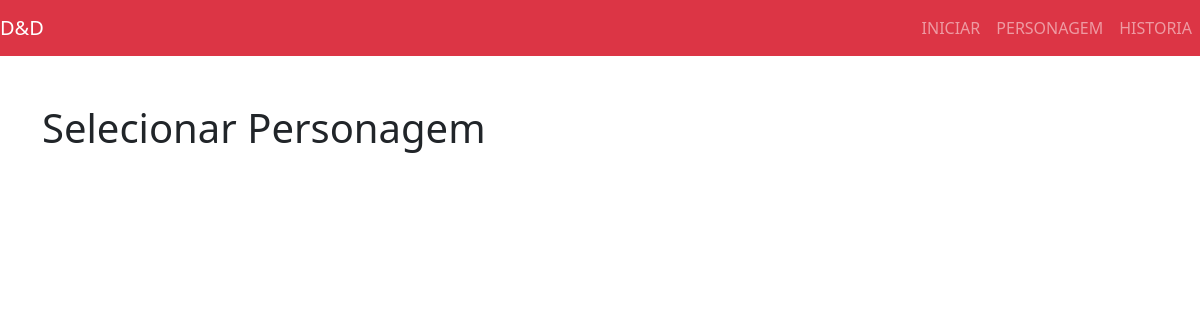
Before: / with the older database file.
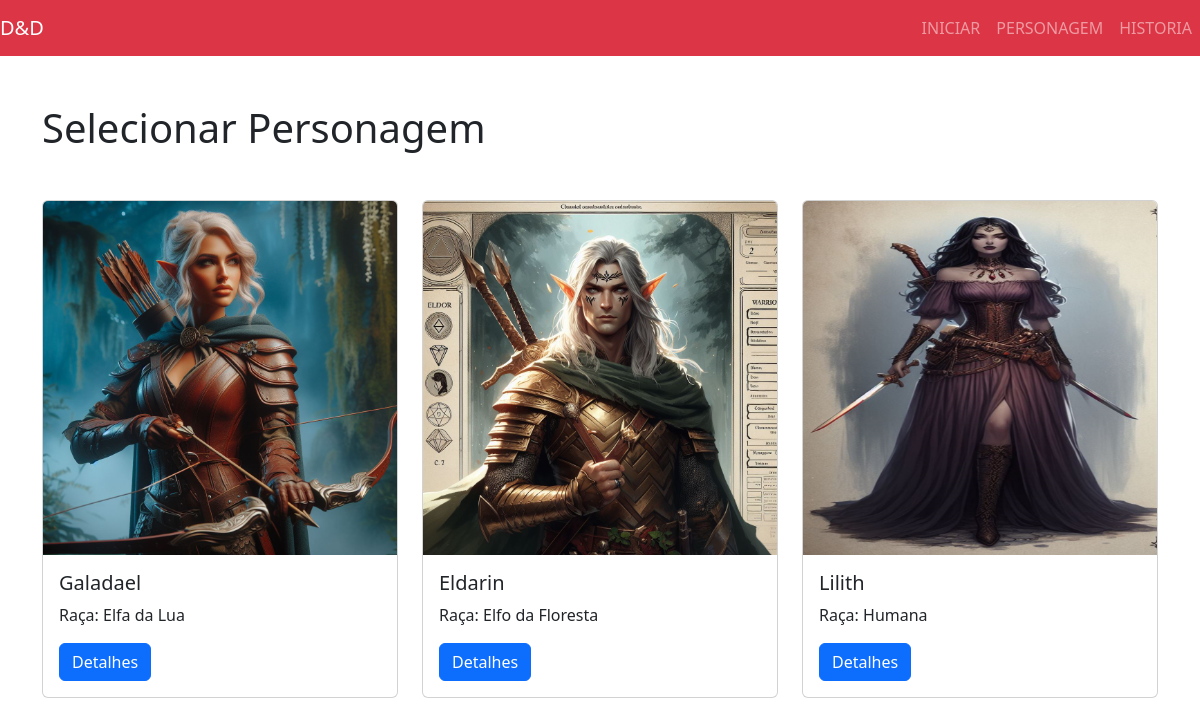
After: the same page with the newer database file.
### game/models.py (models this page shows)
class Personagem(models.Model):
    nome = models.CharField(max_length=100)
    ficha = models.JSONField()
    caminho_img = models.CharField(max_length=200, blank=False, null=False)

### game/views.py (the view)
# urls.py: path('', views.home, name='home'),
def home(request):
    personagens = Personagem.objects.all()
    return render(request, 'index.html', {'personagens': personagens})

### game/templates/index.html (shortened to what this page needs)
{% extends "base.html" %}
{% load static %}
{% block conteudo %}
    <div class="container">
      <h1 class="my-5">Selecionar Personagem</h1>
      <div class="row row-cols-1 row-cols-md-3 g-4">
        {% for personagem in personagens %}
        <div class="col">
          <div class="card h-100">
            <img class="card-img-top" src="{{ personagem.caminho_img }}" alt="" srcset="">
            <div class="card-body">
              <h5 class="card-title">{{ personagem.nome }}</h5>
              <p class="card-text">Raça: {{ personagem.ficha.raca }}</p>
              <a
                href="/aventura?id={{personagem.id}}"
                class="btn btn-primary"
                >Detalhes</a
              >
            </div>
          </div>
        </div>
        {% endfor %}
      </div>
    </div>
    {% endblock conteudo %}

### game/templates/base.html (shortened to what this page needs)
{% load static %}
<!DOCTYPE html>
<html lang="pt-br">
<head>
    <link rel="stylesheet" href="{% static 'styles.css' %}">
    <link rel="stylesheet" href="https://maxcdn.bootstrapcdn.com/bootstrap/4.5.2/css/bootstrap.min.css">
    <link href="https://cdn.jsdelivr.net/npm/bootstrap@5.3.0-alpha1/dist/css/bootstrap.min.css" rel="stylesheet" />
</head>
<body>
    <nav class="navbar navbar-expand-lg  navbar-dark bg-danger">
        <div class="navbar-brand">D&D</div>
        <div class="navbar-nav ml-auto">
            <a class="nav-link" href="/a">INICIAR</a>
            <a class="nav-link" href="#">PERSONAGEM</a>
            <a class="nav-link" href="#">HISTORIA</a>
        </div>
    </nav>
    {% block conteudo %}
    {% endblock conteudo %}
</body>
</html>

### static/styles.css (style rules this page uses)
body { font-family: Arial, sans-serif; margin: 0; padding: 0; background-color: #f5f5f5; }

Changed rows visible on the page:
added Personagem: caminho_img (picture), nome "Galadael", ficha.raca "Elfa da Lua"
added Personagem: caminho_img (picture), nome "Eldarin", ficha.raca "Elfo da Floresta"
added Personagem: caminho_img (picture), nome "Lilith", ficha.raca "Humana"
